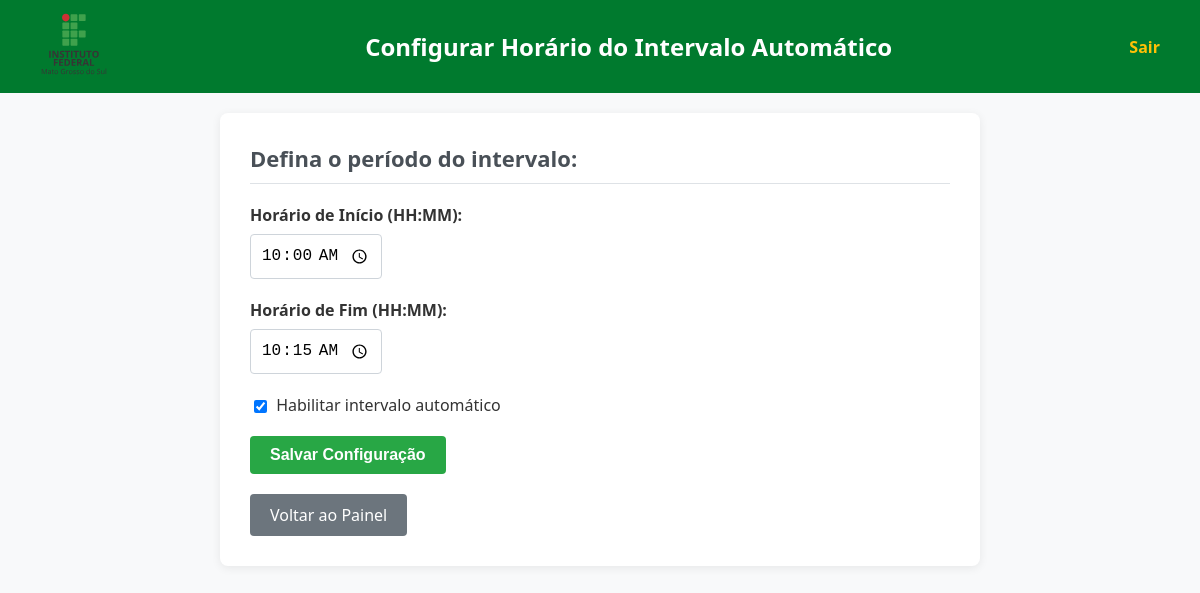
Screenshot of /admin/interval/schedule (signed in) with the database file from the repository.
### tables this page shows
CREATE TABLE interval_schedule (id INTEGER PRIMARY KEY CHECK (id = 1), start_time TEXT DEFAULT '10:00', end_time TEXT DEFAULT '10:15', is_enabled BOOLEAN DEFAULT 1);

### app.py (the view, shortened to what this page needs)
@app.route('/admin/interval/schedule', methods=['GET', 'POST'])
def admin_edit_interval_schedule():
    if not session.get('admin_logged_in'): return redirect(url_for('admin_login'))
    db = get_db()
    schedule = db.execute("SELECT start_time, end_time, is_enabled FROM interval_schedule WHERE id = 1").fetchone()
    return render_template('admin_edit_interval_schedule.html', schedule=dict(schedule))

### app.py (called while the page is built)
def get_db():
    db = getattr(g, '_database', None)
    if db is None:
        db = g._database = sqlite3.connect(DATABASE)
        db.row_factory = sqlite3.Row
    return db

@app.teardown_appcontext
def close_connection(exception):
    db = getattr(g, '_database', None)
    if db is not None:
        db.close()

### templates/admin_edit_interval_schedule.html (shortened to what this page needs)
<!DOCTYPE html>
<html lang="pt-BR">
<head>
</head>
<body>
    <div class="header">
        <div class="logo"><img src="{{ url_for('static', filename='ifms.svg') }}" alt="IFMS" style="height: 68px; margin-right: 20px;"></div>
        <h1>Configurar Horário do Intervalo Automático</h1>
        <a href="{{ url_for('admin_logout') }}">Sair</a>
    </div>
    <div class="container">
        <h2>Defina o período do intervalo:</h2>
        <form method="POST">
            <div class="form-group">
                <label for="start_time">Horário de Início (HH:MM):</label>
                <input type="time" id="start_time" name="start_time" value="{{ schedule.start_time if schedule else '10:00' }}" required>
            </div>
            <div class="form-group">
                <label for="end_time">Horário de Fim (HH:MM):</label>
                <input type="time" id="end_time" name="end_time" value="{{ schedule.end_time if schedule else '10:15' }}" required>
            </div>
            <div class="form-group">
                <input type="checkbox" id="is_enabled" name="is_enabled" {% if schedule and schedule.is_enabled %}checked{% endif %}>
                <label for="is_enabled" style="display: inline; font-weight: normal;">Habilitar intervalo automático</label>
            </div>
            <button type="submit" class="btn-save">Salvar Configuração</button>
        </form>
        <a href="{{ url_for('admin_dashboard') }}" class="btn-back">Voltar ao Painel</a>
    </div>
</body>
</html>

### templates/admin_edit_interval_schedule.html (style rules this page uses)
body { font-family: 'Segoe UI', Tahoma, Geneva, Verdana, sans-serif; margin: 0; background-color: #f8f9fa; color: #333; }
.header { background-color: #007a2e; color: white; padding: 10px 40px; display: flex; justify-content: space-between; align-items: center; }
.header h1 { margin: 0; font-size: 24px; }
.header a { color: #ffc107; text-decoration: none; font-weight: 600; }
.container { padding: 30px; max-width: 700px; margin: 20px auto; background-color: #fff; border-radius: 8px; box-shadow: 0 2px 10px rgba(0,0,0,0.075); }
.container h2 { margin-top: 0; color: #495057; font-size: 22px; border-bottom: 1px solid #dee2e6; padding-bottom: 10px; margin-bottom: 20px; }
.form-group { margin-bottom: 20px; }
.form-group label { display: block; margin-bottom: 8px; font-weight: 600; }
.form-group input[type="time"], .form-group input[type="checkbox"] { padding: 10px; border: 1px solid #ced4da; border-radius: 4px; font-size: 16px; }
.form-group input[type="checkbox"] { width: auto; margin-right: 5px; vertical-align: middle; }
.btn-save { padding: 10px 20px; background-color: #28a745; color: white; border: none; border-radius: 4px; cursor: pointer; font-size: 16px; font-weight: 600; }
.btn-back { display: inline-block; margin-top: 20px; padding: 10px 20px; background-color: #6c757d; color: white; text-decoration: none; border-radius: 4px; font-size: 16px; }

### rows the page displays
interval_schedule: start_time "10:00", end_time "10:15", is_enabled "☑"
